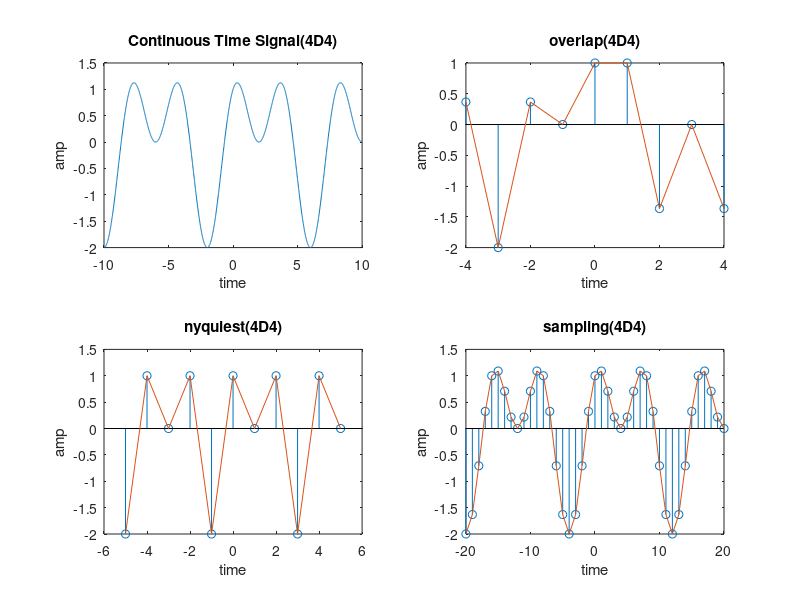

Source code (MATLAB):

clear all 
close all
t=-10:0.01:10; T=4; fm=1/T;
x=sin(pi*fm*t)+cos(2*pi*fm*t); 
subplot(2,2,1);
plot(t,x); 
xlabel("time"); 
ylabel("amp"); 
title("Continuous Time Signal(4D4)");
fs1=1.2*fm;
fs2=2*fm;
fs3=8*fm; 
n1=-4:1:4; 
x1=sin(pi*fm*n1/fs1)+cos(2*pi*fm*n1/fs1); 
subplot(2,2,2); 
stem(n1,x1);
hold on; 
subplot(2,2,2);
plot(n1,x1);
xlabel("time");
ylabel("amp"); 
title("overlap(4D4)");
n2=-5:1:5;
x2=sin(pi*fm*n2/fs2)+cos(2*pi*fm*n2/fs2);
subplot(2,2,3); 
stem(n2,x2); hold on; 
subplot(2,2,3);
plot(n2,x2); 
xlabel("time"); 
ylabel("amp"); 
title("nyquiest(4D4)"); 
n3=-20:1:20; 
x3=sin(pi*fm*n3/fs3)+cos(2*pi*fm*n3/fs3); 
subplot(2,2,4); 
stem(n3,x3); 
hold on; 
subplot(2,2,4); 
plot(n3,x3); 
xlabel("time"); 
ylabel("amp"); 
title("sampling(4D4)");





